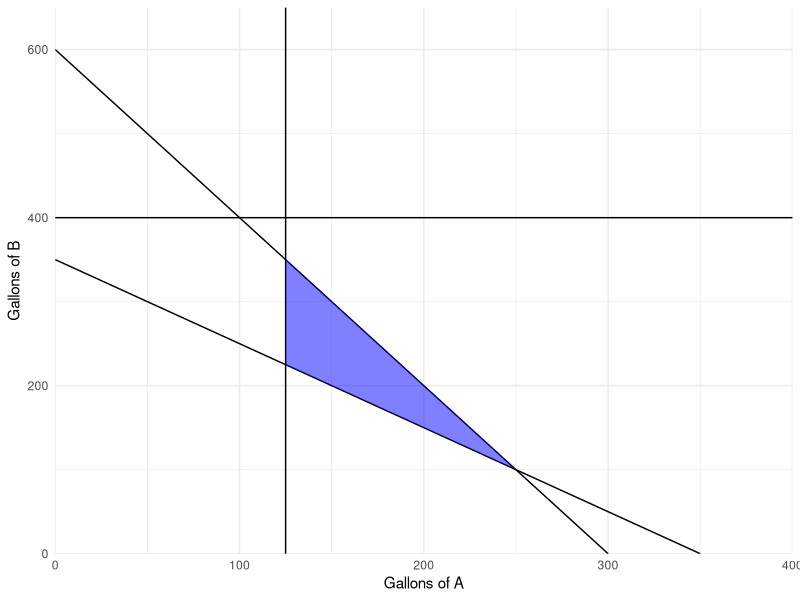

Here is the R script that generated this plot:
## ---- chunk 1
knitr::opts_chunk$set(echo = TRUE)
library(tidyverse)
library(kableExtra)
## ---- chunk 2
lpData <- data.frame(A = (0:30)*25, B = (0:30)*25)
lpData <- lpData %>% mutate(c1 = 125, c2 = 350 - A, c3 = (600-2*A), c4 = 400)
ggplot(lpData, aes(x=A, y=B)) + 
  geom_line(aes(x = c1)) +
  geom_line(aes(y = c2)) +
  geom_line(aes(y = c3)) +
  geom_line(aes(y = c4)) +
  geom_ribbon(data=subset(lpData, 125 <= A & A <= 250),
              aes(ymin=c2,ymax=c3), fill="blue", alpha=0.5) +
  scale_y_continuous(expand = c(0, 0), limits=c(0,650)) +
  scale_x_continuous(expand = c(0, 0), limits=c(0,400)) +
  labs(x = 'Gallons of A', y='Gallons of B') +
  theme_minimal()
## ---- chunk 3
library(lpSolve)

# A matrix of LHS of constraints (except the non negative)
constraints.LHS <- matrix(c(1,0,
              1,1,
              2,1,
              0,1), nrow = 4, byrow = TRUE)

# A list of RHS of constraints (except the non negative)  
RHS <- c(125, 350, 600,400)

# A list of the constraints directions (except the non negative)  
constranints_direction  <- c(">=", ">=", "<=", '<=')

# A list of objective function coefficients
objective.fxn <- c(2,3)

# Find the optimal solution
optimum <-  lp(direction="min",
               objective.in = objective.fxn,
               const.mat = constraints.LHS,
               const.dir = constranints_direction,
               const.rhs = RHS,
               all.int = T,
               compute.sens = TRUE)
## ---- chunk 4
optimum$surplus <- c()
for(i in 1:length(optimum$duals)){
  if(i > optimum$const.count){
    optimum$surplus[i] <- optimum$solution[i-length(RHS)]
  }
  else{
    optimum$surplus[i] <- sum(t(t(constraints.LHS)*(optimum$solution))[i,]) - RHS[i]
  }
}
display.lp.variable <- data.frame(Variable = c('A','B'), 'Optimum Value' = optimum$solution, 'Reduced Cost' = c(0,0),
                                  'Objective coefficient' = optimum$objective,
                                  'Allowable decrease' = as.character(optimum$sens.coef.from),
                                  'Allowable Increase' = as.character(optimum$sens.coef.to))
display.lp.constraint <- data.frame(Constraint = 1:length(optimum$duals), 
                                    'Dual Value' = optimum$duals, 'Slack/Surplus' = optimum$surplus,
                                    'RHS Value' = c(RHS,0,0),
                                    'Allowable Decrease to' = as.character(optimum$duals.from),
                                    'Allowable Increase to' = as.character(optimum$duals.to))
print(optimum)
kable(display.lp.variable, caption = 'Variables') %>% 
  kable_styling(full_width = F) %>%
  scroll_box()

kable(display.lp.constraint, caption = 'Constraints') %>% 
  kable_styling(full_width = F) %>%
  scroll_box()
